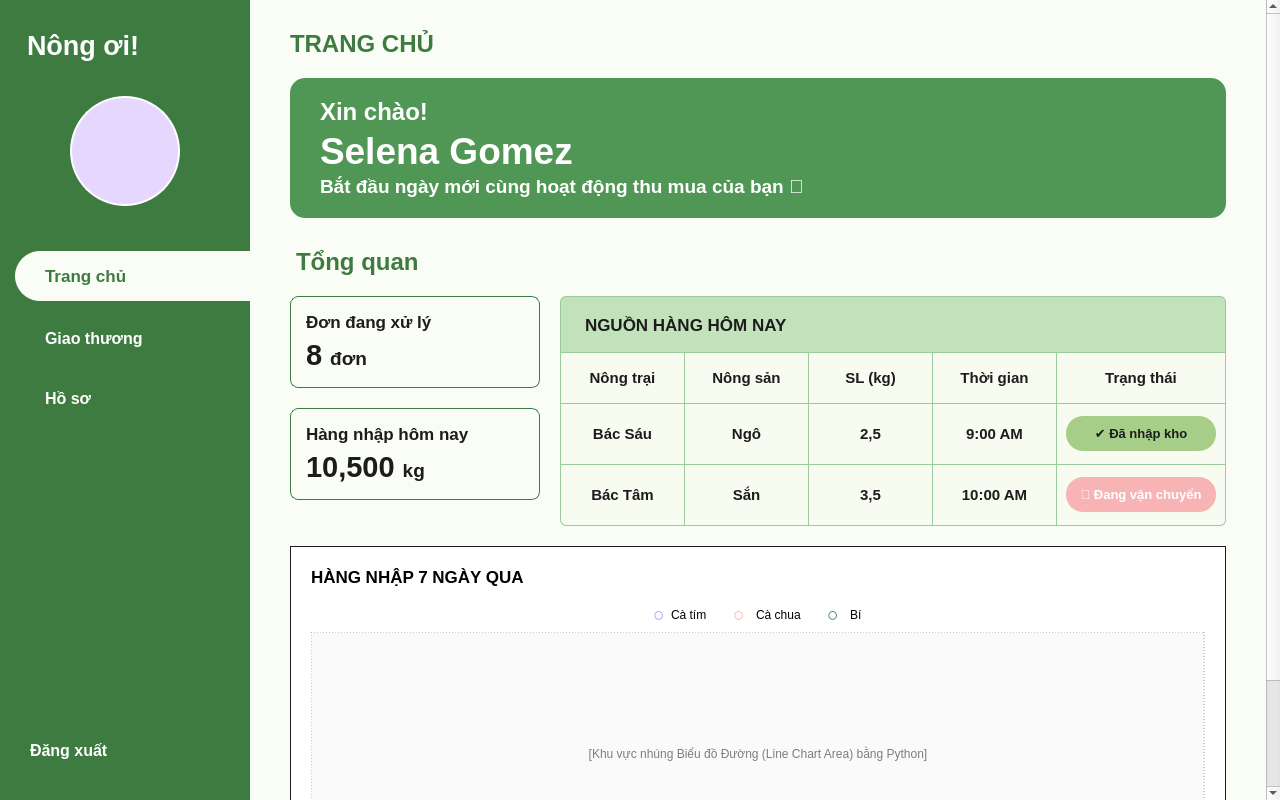
<?xml version="1.0" encoding="UTF-8"?>
<ui version="4.0">
 <class>HomeChuVuaScreen</class>
 <widget class="QWidget" name="HomeChuVuaScreen">
  <property name="geometry">
   <rect>
    <x>0</x>
    <y>0</y>
    <width>1280</width>
    <height>800</height>
   </rect>
  </property>
  <property name="windowTitle">
   <string>Trang chủ Chủ vựa - Nông Ơi</string>
  </property>
  <property name="styleSheet">
   <string notr="true">QWidget#HomeChuVuaScreen {
    background-color: #111111;
}
QLabel {
    font-family: 'Segoe UI', Arial, sans-serif;
}
QScrollArea {
    border: none;
    background-color: transparent;
}</string>
  </property>
  <layout class="QHBoxLayout" name="main_layout">
   <property name="spacing">
    <number>0</number>
   </property>
   <property name="leftMargin">
    <number>0</number>
   </property>
   <property name="topMargin">
    <number>0</number>
   </property>
   <property name="rightMargin">
    <number>0</number>
   </property>
   <property name="bottomMargin">
    <number>0</number>
   </property>
   <item>
    <widget class="QFrame" name="sidebar">
     <property name="minimumSize">
      <size>
       <width>250</width>
       <height>0</height>
      </size>
     </property>
     <property name="maximumSize">
      <size>
       <width>250</width>
       <height>16777215</height>
      </size>
     </property>
     <property name="styleSheet">
      <string notr="true">QFrame#sidebar {
    background-color: #3E7B40;
}</string>
     </property>
     <layout class="QVBoxLayout" name="verticalLayout_sidebar">
      <property name="spacing">
       <number>15</number>
      </property>
      <property name="leftMargin">
       <number>0</number>
      </property>
      <property name="topMargin">
       <number>30</number>
      </property>
      <property name="rightMargin">
       <number>0</number>
      </property>
      <property name="bottomMargin">
       <number>30</number>
      </property>
      <item>
       <widget class="QLabel" name="lbl_logo">
        <property name="styleSheet">
         <string notr="true">color: white;
font-size: 20pt;
font-weight: bold;
padding-left: 20px;</string>
        </property>
        <property name="text">
         <string>Nông ơi!</string>
        </property>
       </widget>
      </item>
      <item>
       <spacer name="verticalSpacer_avatar_top">
        <property name="orientation">
         <enum>Qt::Vertical</enum>
        </property>
        <property name="sizeType">
         <enum>QSizePolicy::Fixed</enum>
        </property>
        <property name="sizeHint" stdset="0">
         <size>
          <width>20</width>
          <height>20</height>
         </size>
        </property>
       </spacer>
      </item>
      <item>
       <layout class="QHBoxLayout" name="avatar_layout">
        <item>
         <widget class="QLabel" name="lbl_avatar">
          <property name="minimumSize">
           <size>
            <width>110</width>
            <height>110</height>
           </size>
          </property>
          <property name="maximumSize">
           <size>
            <width>110</width>
            <height>110</height>
           </size>
          </property>
          <property name="styleSheet">
           <string notr="true">background-color: #E6D7FF;
border-radius: 55px;
border: 2px solid white;</string>
          </property>
          <property name="text">
           <string/>
          </property>
          <property name="pixmap">
           <pixmap>../Hình ảnh/icon_user_purple.png</pixmap>
          </property>
          <property name="scaledContents">
           <bool>true</bool>
          </property>
          <property name="alignment">
           <set>Qt::AlignCenter</set>
          </property>
         </widget>
        </item>
       </layout>
      </item>
      <item>
       <spacer name="verticalSpacer_menu_top">
        <property name="orientation">
         <enum>Qt::Vertical</enum>
        </property>
        <property name="sizeType">
         <enum>QSizePolicy::Fixed</enum>
        </property>
        <property name="sizeHint" stdset="0">
         <size>
          <width>20</width>
          <height>30</height>
         </size>
        </property>
       </spacer>
      </item>
      <item>
       <widget class="QPushButton" name="btn_menu_trang_chu">
        <property name="minimumSize">
         <size>
          <width>0</width>
          <height>50</height>
         </size>
        </property>
        <property name="cursor">
         <cursorShape>PointingHandCursor</cursorShape>
        </property>
        <property name="styleSheet">
         <string notr="true">QPushButton {
    background-color: #F9FDF6;
    color: #3E7B40;
    font-size: 13pt;
    font-weight: bold;
    text-align: left;
    padding-left: 30px;
    border: none;
    border-top-left-radius: 25px;
    border-bottom-left-radius: 25px;
    margin-left: 15px;
}</string>
        </property>
        <property name="text">
         <string>Trang chủ</string>
        </property>
       </widget>
      </item>
      <item>
       <widget class="QPushButton" name="btn_menu_giao_thuong">
        <property name="minimumSize">
         <size>
          <width>0</width>
          <height>45</height>
         </size>
        </property>
        <property name="cursor">
         <cursorShape>PointingHandCursor</cursorShape>
        </property>
        <property name="styleSheet">
         <string notr="true">QPushButton {
    background-color: transparent;
    color: white;
    font-size: 12pt;
    font-weight: bold;
    text-align: left;
    padding-left: 45px;
    border: none;
}
QPushButton:hover {
    color: #DDF3B9;
}</string>
        </property>
        <property name="text">
         <string>Giao thương</string>
        </property>
       </widget>
      </item>
      <item>
       <widget class="QPushButton" name="btn_menu_ho_so">
        <property name="minimumSize">
         <size>
          <width>0</width>
          <height>45</height>
         </size>
        </property>
        <property name="cursor">
         <cursorShape>PointingHandCursor</cursorShape>
        </property>
        <property name="styleSheet">
         <string notr="true">QPushButton {
    background-color: transparent;
    color: white;
    font-size: 12pt;
    font-weight: bold;
    text-align: left;
    padding-left: 45px;
    border: none;
}
QPushButton:hover {
    color: #DDF3B9;
}</string>
        </property>
        <property name="text">
         <string>Hồ sơ</string>
        </property>
       </widget>
      </item>
      <item>
       <spacer name="verticalSpacer_sidebar_bottom">
        <property name="orientation">
         <enum>Qt::Vertical</enum>
        </property>
        <property name="sizeHint" stdset="0">
         <size>
          <width>20</width>
          <height>40</height>
         </size>
        </property>
       </spacer>
      </item>
      <item>
       <widget class="QPushButton" name="btn_dang_xuat">
        <property name="minimumSize">
         <size>
          <width>0</width>
          <height>40</height>
         </size>
        </property>
        <property name="cursor">
         <cursorShape>PointingHandCursor</cursorShape>
        </property>
        <property name="styleSheet">
         <string notr="true">QPushButton {
    background-color: transparent;
    color: white;
    font-size: 12pt;
    font-weight: bold;
    text-align: left;
    padding-left: 30px;
    border: none;
}
QPushButton:hover {
    color: #FFB3B3;
}</string>
        </property>
        <property name="text">
         <string>Đăng xuất</string>
        </property>
       </widget>
      </item>
     </layout>
    </widget>
   </item>
   <item>
    <widget class="QScrollArea" name="scroll_area">
     <property name="widgetResizable">
      <bool>true</bool>
     </property>
     <property name="frameShape">
      <enum>QFrame::NoFrame</enum>
     </property>
     <property name="styleSheet">
      <string notr="true">QScrollArea {
    background-color: #F9FDF6;
    border: none;
}</string>
     </property>
     <widget class="QWidget" name="scrollAreaWidgetContents">
      <property name="geometry">
       <rect>
        <x>0</x>
        <y>0</y>
        <width>1030</width>
        <height>900</height>
       </rect>
      </property>
      <property name="styleSheet">
       <string notr="true">QWidget#scrollAreaWidgetContents {
    background-color: #F9FDF6;
}</string>
      </property>
      <layout class="QVBoxLayout" name="verticalLayout_main">
       <property name="spacing">
        <number>20</number>
       </property>
       <property name="leftMargin">
        <number>40</number>
       </property>
       <property name="topMargin">
        <number>30</number>
       </property>
       <property name="rightMargin">
        <number>40</number>
       </property>
       <property name="bottomMargin">
        <number>30</number>
       </property>
       <item>
        <widget class="QLabel" name="lbl_header_title">
         <property name="styleSheet">
          <string notr="true">color: #3E7B40;
font-size: 18pt;
font-weight: 900;
text-transform: uppercase;</string>
         </property>
         <property name="text">
          <string>TRANG CHỦ</string>
         </property>
        </widget>
       </item>
       <item>
        <widget class="QFrame" name="banner_frame">
         <property name="minimumSize">
          <size>
           <width>0</width>
           <height>140</height>
          </size>
         </property>
         <property name="styleSheet">
          <string notr="true">QFrame#banner_frame {
    background-color: #509756;
    border-radius: 15px;
}</string>
         </property>
         <layout class="QVBoxLayout" name="verticalLayout_banner">
          <property name="spacing">
           <number>5</number>
          </property>
          <property name="leftMargin">
           <number>30</number>
          </property>
          <property name="topMargin">
           <number>20</number>
          </property>
          <property name="rightMargin">
           <number>30</number>
          </property>
          <property name="bottomMargin">
           <number>20</number>
          </property>
          <item>
           <widget class="QLabel" name="lbl_hello">
            <property name="styleSheet">
             <string notr="true">color: white;
font-size: 18pt;
font-weight: bold;</string>
            </property>
            <property name="text">
             <string>Xin chào!</string>
            </property>
           </widget>
          </item>
          <item>
           <widget class="QLabel" name="lbl_username">
            <property name="styleSheet">
             <string notr="true">color: white;
font-size: 28pt;
font-weight: 900;</string>
            </property>
            <property name="text">
             <string>Selena Gomez</string>
            </property>
           </widget>
          </item>
          <item>
           <widget class="QLabel" name="lbl_subtitle_top">
            <property name="styleSheet">
             <string notr="true">color: white;
font-size: 14pt;
font-weight: bold;</string>
            </property>
            <property name="text">
             <string>Bắt đầu ngày mới cùng hoạt động thu mua của bạn 🌱</string>
            </property>
           </widget>
          </item>
         </layout>
        </widget>
       </item>
       <item>
        <widget class="QLabel" name="lbl_tong_quan">
         <property name="styleSheet">
          <string notr="true">color: #3E7B40;
font-size: 18pt;
font-weight: bold;
margin-top: 10px;</string>
         </property>
         <property name="text">
          <string>Tổng quan</string>
         </property>
        </widget>
       </item>
       <item>
        <layout class="QHBoxLayout" name="middle_layout">
         <property name="spacing">
          <number>20</number>
         </property>
         <item>
          <layout class="QVBoxLayout" name="cards_layout">
           <property name="spacing">
            <number>20</number>
           </property>
           <item>
            <widget class="QFrame" name="card_1">
             <property name="minimumSize">
              <size>
               <width>220</width>
               <height>0</height>
              </size>
             </property>
             <property name="maximumSize">
              <size>
               <width>250</width>
               <height>16777215</height>
              </size>
             </property>
             <property name="styleSheet">
              <string notr="true">QFrame {
    background-color: #F9FDF6;
    border: 1px solid #3E7B40;
    border-radius: 8px;
}</string>
             </property>
             <layout class="QVBoxLayout" name="verticalLayout_c1">
              <property name="leftMargin">
               <number>15</number>
              </property>
              <property name="topMargin">
               <number>15</number>
              </property>
              <property name="rightMargin">
               <number>15</number>
              </property>
              <property name="bottomMargin">
               <number>15</number>
              </property>
              <item>
               <widget class="QLabel" name="lbl_c1_title">
                <property name="styleSheet">
                 <string notr="true">color: #1C1C1C;
font-size: 13pt;
font-weight: bold;
border: none;</string>
                </property>
                <property name="text">
                 <string>Đơn đang xử lý</string>
                </property>
               </widget>
              </item>
              <item>
               <widget class="QLabel" name="lbl_c1_value">
                <property name="styleSheet">
                 <string notr="true">color: #1C1C1C;
font-size: 22pt;
font-weight: bold;
border: none;</string>
                </property>
                <property name="text">
                 <string>&lt;html&gt;&lt;head/&gt;&lt;body&gt;&lt;p&gt;8 &lt;span style=&quot; font-size:14pt;&quot;&gt;đơn&lt;/span&gt;&lt;/p&gt;&lt;/body&gt;&lt;/html&gt;</string>
                </property>
               </widget>
              </item>
             </layout>
            </widget>
           </item>
           <item>
            <widget class="QFrame" name="card_2">
             <property name="minimumSize">
              <size>
               <width>220</width>
               <height>0</height>
              </size>
             </property>
             <property name="maximumSize">
              <size>
               <width>250</width>
               <height>16777215</height>
              </size>
             </property>
             <property name="styleSheet">
              <string notr="true">QFrame {
    background-color: #F9FDF6;
    border: 1px solid #3E7B40;
    border-radius: 8px;
}</string>
             </property>
             <layout class="QVBoxLayout" name="verticalLayout_c2">
              <property name="leftMargin">
               <number>15</number>
              </property>
              <property name="topMargin">
               <number>15</number>
              </property>
              <property name="rightMargin">
               <number>15</number>
              </property>
              <property name="bottomMargin">
               <number>15</number>
              </property>
              <item>
               <widget class="QLabel" name="lbl_c2_title">
                <property name="styleSheet">
                 <string notr="true">color: #1C1C1C;
font-size: 13pt;
font-weight: bold;
border: none;</string>
                </property>
                <property name="text">
                 <string>Hàng nhập hôm nay</string>
                </property>
               </widget>
              </item>
              <item>
               <widget class="QLabel" name="lbl_c2_value">
                <property name="styleSheet">
                 <string notr="true">color: #1C1C1C;
font-size: 22pt;
font-weight: bold;
border: none;</string>
                </property>
                <property name="text">
                 <string>&lt;html&gt;&lt;head/&gt;&lt;body&gt;&lt;p&gt;10,500 &lt;span style=&quot; font-size:14pt;&quot;&gt;kg&lt;/span&gt;&lt;/p&gt;&lt;/body&gt;&lt;/html&gt;</string>
                </property>
               </widget>
              </item>
             </layout>
            </widget>
           </item>
           <item>
            <spacer name="verticalSpacer_cards">
             <property name="orientation">
              <enum>Qt::Vertical</enum>
             </property>
             <property name="sizeHint" stdset="0">
              <size>
               <width>20</width>
               <height>40</height>
              </size>
             </property>
            </spacer>
           </item>
          </layout>
         </item>
         <item>

          <!-- BẮT ĐẦU: BẢNG NGUỒN HÀNG HÔM NAY (ĐÃ FIX LƯỚI GRID) -->
          <widget class="QFrame" name="frame_table_wrapper">
           <property name="styleSheet">
            <string notr="true">QFrame#frame_table_wrapper {
    background-color: #9BCA9E; /* Màu của đường viền tổng thể */
    border-radius: 6px;
}</string>
           </property>
           <layout class="QVBoxLayout" name="verticalLayout_table">
            <property name="spacing">
             <number>1</number>
            </property>
            <property name="leftMargin">
             <number>1</number>
            </property>
            <property name="topMargin">
             <number>1</number>
            </property>
            <property name="rightMargin">
             <number>1</number>
            </property>
            <property name="bottomMargin">
             <number>1</number>
            </property>
            <item>
             <widget class="QLabel" name="lbl_table_title">
              <property name="minimumSize">
               <size>
                <width>0</width>
                <height>55</height>
               </size>
              </property>
              <property name="styleSheet">
               <string notr="true">background-color: #C2E2BC;
color: #1C1C1C;
font-size: 13pt;
font-weight: bold;
padding-left: 20px;
border-top-left-radius: 5px;
border-top-right-radius: 5px;</string>
              </property>
              <property name="text">
               <string>NGUỒN HÀNG HÔM NAY</string>
              </property>
             </widget>
            </item>
            <item>
             <widget class="QFrame" name="frame_grid_bg">
              <property name="styleSheet">
               <string notr="true">QFrame#frame_grid_bg {
    background-color: #9BCA9E; /* Màu của các đường viền lưới bên trong */
    border-bottom-left-radius: 5px;
    border-bottom-right-radius: 5px;
}</string>
              </property>
              <layout class="QGridLayout" name="gridLayout_table">
               <property name="spacing">
                <number>1</number>
               </property>
               <property name="leftMargin">
                <number>0</number>
               </property>
               <property name="topMargin">
                <number>0</number>
               </property>
               <property name="rightMargin">
                <number>0</number>
               </property>
               <property name="bottomMargin">
                <number>0</number>
               </property>

               <!-- HÀNG 0 (HEADER) -->
               <item row="0" column="0">
                <widget class="QLabel" name="th_1">
                 <property name="minimumSize"><size><width>0</width><height>50</height></size></property>
                 <property name="styleSheet"><string notr="true">background-color: #F8FCF0; color: #1C1C1C; font-weight: bold; font-size: 11pt;</string></property>
                 <property name="text"><string>Nông trại</string></property>
                 <property name="alignment"><set>Qt::AlignCenter</set></property>
                </widget>
               </item>
               <item row="0" column="1">
                <widget class="QLabel" name="th_2">
                 <property name="minimumSize"><size><width>0</width><height>50</height></size></property>
                 <property name="styleSheet"><string notr="true">background-color: #F8FCF0; color: #1C1C1C; font-weight: bold; font-size: 11pt;</string></property>
                 <property name="text"><string>Nông sản</string></property>
                 <property name="alignment"><set>Qt::AlignCenter</set></property>
                </widget>
               </item>
               <item row="0" column="2">
                <widget class="QLabel" name="th_3">
                 <property name="minimumSize"><size><width>0</width><height>50</height></size></property>
                 <property name="styleSheet"><string notr="true">background-color: #F8FCF0; color: #1C1C1C; font-weight: bold; font-size: 11pt;</string></property>
                 <property name="text"><string>SL (kg)</string></property>
                 <property name="alignment"><set>Qt::AlignCenter</set></property>
                </widget>
               </item>
               <item row="0" column="3">
                <widget class="QLabel" name="th_4">
                 <property name="minimumSize"><size><width>0</width><height>50</height></size></property>
                 <property name="styleSheet"><string notr="true">background-color: #F8FCF0; color: #1C1C1C; font-weight: bold; font-size: 11pt;</string></property>
                 <property name="text"><string>Thời gian</string></property>
                 <property name="alignment"><set>Qt::AlignCenter</set></property>
                </widget>
               </item>
               <item row="0" column="4">
                <widget class="QLabel" name="th_5">
                 <property name="minimumSize"><size><width>0</width><height>50</height></size></property>
                 <property name="styleSheet"><string notr="true">background-color: #F8FCF0; color: #1C1C1C; font-weight: bold; font-size: 11pt;</string></property>
                 <property name="text"><string>Trạng thái</string></property>
                 <property name="alignment"><set>Qt::AlignCenter</set></property>
                </widget>
               </item>

               <!-- HÀNG 1 -->
               <item row="1" column="0">
                <widget class="QLabel" name="td1_1">
                 <property name="minimumSize"><size><width>0</width><height>60</height></size></property>
                 <property name="styleSheet"><string notr="true">background-color: #F8FCF0; color: #1C1C1C; font-weight: bold; font-size: 11pt;</string></property>
                 <property name="text"><string>Bác Sáu</string></property>
                 <property name="alignment"><set>Qt::AlignCenter</set></property>
                </widget>
               </item>
               <item row="1" column="1">
                <widget class="QLabel" name="td1_2">
                 <property name="styleSheet"><string notr="true">background-color: #F8FCF0; color: #1C1C1C; font-weight: bold; font-size: 11pt;</string></property>
                 <property name="text"><string>Ngô</string></property>
                 <property name="alignment"><set>Qt::AlignCenter</set></property>
                </widget>
               </item>
               <item row="1" column="2">
                <widget class="QLabel" name="td1_3">
                 <property name="styleSheet"><string notr="true">background-color: #F8FCF0; color: #1C1C1C; font-weight: bold; font-size: 11pt;</string></property>
                 <property name="text"><string>2,5</string></property>
                 <property name="alignment"><set>Qt::AlignCenter</set></property>
                </widget>
               </item>
               <item row="1" column="3">
                <widget class="QLabel" name="td1_4">
                 <property name="styleSheet"><string notr="true">background-color: #F8FCF0; color: #1C1C1C; font-weight: bold; font-size: 11pt;</string></property>
                 <property name="text"><string>9:00 AM</string></property>
                 <property name="alignment"><set>Qt::AlignCenter</set></property>
                </widget>
               </item>
               <item row="1" column="4">
                <widget class="QFrame" name="cell1_5">
                 <property name="styleSheet"><string notr="true">QFrame#cell1_5 { background-color: #F8FCF0; }</string></property>
                 <layout class="QHBoxLayout">
                  <item alignment="Qt::AlignCenter">
                   <widget class="QLabel" name="lbl_badge_nhap_kho">
                    <property name="minimumSize"><size><width>150</width><height>35</height></size></property>
                    <property name="maximumSize"><size><width>150</width><height>35</height></size></property>
                    <property name="styleSheet"><string notr="true">background-color: #A6CE89; color: #1C1C1C; border-radius: 17px; font-weight: bold; font-size: 10pt;</string></property>
                    <property name="text"><string>✔️ Đã nhập kho</string></property>
                    <property name="alignment"><set>Qt::AlignCenter</set></property>
                   </widget>
                  </item>
                 </layout>
                </widget>
               </item>

               <!-- HÀNG 2 -->
               <item row="2" column="0">
                <widget class="QLabel" name="td2_1">
                 <property name="minimumSize"><size><width>0</width><height>60</height></size></property>
                 <property name="styleSheet"><string notr="true">background-color: #F8FCF0; color: #1C1C1C; font-weight: bold; font-size: 11pt; border-bottom-left-radius: 5px;</string></property>
                 <property name="text"><string>Bác Tâm</string></property>
                 <property name="alignment"><set>Qt::AlignCenter</set></property>
                </widget>
               </item>
               <item row="2" column="1">
                <widget class="QLabel" name="td2_2">
                 <property name="styleSheet"><string notr="true">background-color: #F8FCF0; color: #1C1C1C; font-weight: bold; font-size: 11pt;</string></property>
                 <property name="text"><string>Sắn</string></property>
                 <property name="alignment"><set>Qt::AlignCenter</set></property>
                </widget>
               </item>
               <item row="2" column="2">
                <widget class="QLabel" name="td2_3">
                 <property name="styleSheet"><string notr="true">background-color: #F8FCF0; color: #1C1C1C; font-weight: bold; font-size: 11pt;</string></property>
                 <property name="text"><string>3,5</string></property>
                 <property name="alignment"><set>Qt::AlignCenter</set></property>
                </widget>
               </item>
               <item row="2" column="3">
                <widget class="QLabel" name="td2_4">
                 <property name="styleSheet"><string notr="true">background-color: #F8FCF0; color: #1C1C1C; font-weight: bold; font-size: 11pt;</string></property>
                 <property name="text"><string>10:00 AM</string></property>
                 <property name="alignment"><set>Qt::AlignCenter</set></property>
                </widget>
               </item>
               <item row="2" column="4">
                <widget class="QFrame" name="cell2_5">
                 <property name="styleSheet"><string notr="true">QFrame#cell2_5 { background-color: #F8FCF0; border-bottom-right-radius: 5px; }</string></property>
                 <layout class="QHBoxLayout">
                  <item alignment="Qt::AlignCenter">
                   <widget class="QLabel" name="lbl_badge_van_chuyen">
                    <property name="minimumSize"><size><width>150</width><height>35</height></size></property>
                    <property name="maximumSize"><size><width>150</width><height>35</height></size></property>
                    <property name="styleSheet"><string notr="true">background-color: #F8B4B4; color: white; border-radius: 17px; font-weight: bold; font-size: 10pt;</string></property>
                    <property name="text"><string>🚚 Đang vận chuyển</string></property>
                    <property name="alignment"><set>Qt::AlignCenter</set></property>
                   </widget>
                  </item>
                 </layout>
                </widget>
               </item>
              </layout>
             </widget>
            </item>
            <item>
             <spacer name="verticalSpacer_table">
              <property name="orientation">
               <enum>Qt::Vertical</enum>
              </property>
              <property name="sizeHint" stdset="0">
               <size>
                <width>20</width>
                <height>0</height>
               </size>
              </property>
             </spacer>
            </item>
           </layout>
          </widget>
          <!-- KẾT THÚC: BẢNG NGUỒN HÀNG HÔM NAY -->

         </item>
        </layout>
       </item>
       <item>
        <widget class="QFrame" name="frame_chart_container">
         <property name="minimumSize">
          <size>
           <width>0</width>
           <height>350</height>
          </size>
         </property>
         <property name="styleSheet">
          <string notr="true">QFrame#frame_chart_container {
    border: 1px solid #1C1C1C;
    background-color: #FFFFFF;
}</string>
         </property>
         <layout class="QVBoxLayout" name="verticalLayout_chart">
          <property name="leftMargin">
           <number>20</number>
          </property>
          <property name="topMargin">
           <number>20</number>
          </property>
          <property name="rightMargin">
           <number>20</number>
          </property>
          <property name="bottomMargin">
           <number>20</number>
          </property>
          <item>
           <widget class="QLabel" name="lbl_chart_title">
            <property name="styleSheet">
             <string notr="true">font-size: 13pt;
font-weight: bold;
border-bottom: 2px solid #1C1C1C;</string>
            </property>
            <property name="text">
             <string>HÀNG NHẬP 7 NGÀY QUA</string>
            </property>
           </widget>
          </item>
          <item>
           <layout class="QHBoxLayout" name="chart_legend_layout">
            <property name="topMargin">
             <number>10</number>
            </property>
            <item>
             <spacer name="horizontalSpacer_l1">
              <property name="orientation">
               <enum>Qt::Horizontal</enum>
              </property>
              <property name="sizeHint" stdset="0">
               <size>
                <width>40</width>
                <height>20</height>
               </size>
              </property>
             </spacer>
            </item>
            <item>
             <widget class="QLabel" name="leg_1">
              <property name="styleSheet">
               <string notr="true">color: #9999FF; font-size: 14pt; border: none;</string>
              </property>
              <property name="text">
               <string>○</string>
              </property>
             </widget>
            </item>
            <item>
             <widget class="QLabel" name="leg_1_text">
              <property name="styleSheet">
               <string notr="true">border: none;</string>
              </property>
              <property name="text">
               <string>Cà tím</string>
              </property>
             </widget>
            </item>
            <item>
             <widget class="QLabel" name="leg_2">
              <property name="styleSheet">
               <string notr="true">color: #FFAAAA; font-size: 14pt; border: none; margin-left: 15px;</string>
              </property>
              <property name="text">
               <string>○</string>
              </property>
             </widget>
            </item>
            <item>
             <widget class="QLabel" name="leg_2_text">
              <property name="styleSheet">
               <string notr="true">border: none;</string>
              </property>
              <property name="text">
               <string>Cà chua</string>
              </property>
             </widget>
            </item>
            <item>
             <widget class="QLabel" name="leg_3">
              <property name="styleSheet">
               <string notr="true">color: #427C44; font-size: 14pt; border: none; margin-left: 15px;</string>
              </property>
              <property name="text">
               <string>○</string>
              </property>
             </widget>
            </item>
            <item>
             <widget class="QLabel" name="leg_3_text">
              <property name="styleSheet">
               <string notr="true">border: none;</string>
              </property>
              <property name="text">
               <string>Bí</string>
              </property>
             </widget>
            </item>
            <item>
             <spacer name="horizontalSpacer_l2">
              <property name="orientation">
               <enum>Qt::Horizontal</enum>
              </property>
              <property name="sizeHint" stdset="0">
               <size>
                <width>40</width>
                <height>20</height>
               </size>
              </property>
             </spacer>
            </item>
           </layout>
          </item>
          <item>
           <widget class="QLabel" name="lbl_chart_placeholder">
            <property name="sizePolicy">
             <sizepolicy hsizetype="Preferred" vsizetype="Expanding">
              <horstretch>0</horstretch>
              <verstretch>0</verstretch>
             </sizepolicy>
            </property>
            <property name="styleSheet">
             <string notr="true">background-color: #FAFAFA;
border: 1px dashed #A0A0A0;
color: #7D7D7D;</string>
            </property>
            <property name="text">
             <string>[Khu vực nhúng Biểu đồ Đường (Line Chart Area) bằng Python]</string>
            </property>
            <property name="alignment">
             <set>Qt::AlignCenter</set>
            </property>
           </widget>
          </item>
         </layout>
        </widget>
       </item>
       <item>
        <spacer name="verticalSpacer_main_bottom">
         <property name="orientation">
          <enum>Qt::Vertical</enum>
         </property>
         <property name="sizeHint" stdset="0">
          <size>
           <width>20</width>
           <height>40</height>
          </size>
         </property>
        </spacer>
       </item>
      </layout>
     </widget>
    </widget>
   </item>
  </layout>
 </widget>
 <resources/>
 <connections/>
</ui>
